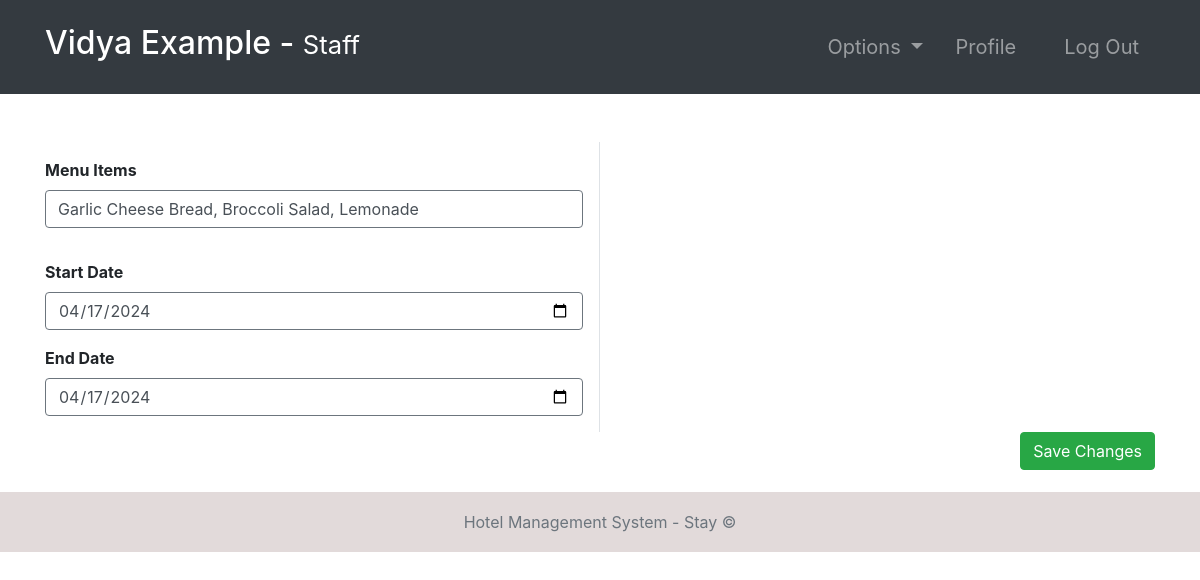
The app's page /food-menu/1/ (signed in) with its own data.
### hotel/models.py (models this page shows, shortened)
class FoodMenu(models.Model):
    startDate = models.DateField()
    endDate = models.DateField()
    menuItems = models.TextField()

### hotel/views.py (the view)
# urls.py: path('food-menu/<str:pk>/', food_menu_edit, name="food-menu-edit"),
@login_required(login_url='login')
def food_menu_edit(request, pk):
    role = str(request.user.groups.all()[0])
    path = role + "/"
    print(request.POST)
    food_menu = FoodMenu.objects.get(pk=pk)
    form1 = editFoodMenu(request.POST, instance=food_menu)
    if request.method == "POST":
        if form1.is_valid():
            form1.save()
            return redirect("food-menu")
    context = {
        "role": role,
        'food_menu': food_menu
    }
    return render(request, path + "food-menu-edit.html", context)

### Templates/staff/food-menu-edit.html
{% extends '../index.html' %}
{% block context %}
{% include '../common_pages/food-menu-edit.html' %}
{% endblock %}

### Templates/incs/nav.html (shortened to what this page needs)
<nav class="navbar navbar-dark bg-dark navbar-expand-lg py-3 " role="navigation">
    <div class="container">
        <a href="" class="navbar-brand">
            <h2 class="text-capitalize">
                {{ request.user.first_name }} {{ request.user.last_name }} -
                <small>
                    {{ role }}
                </small>
            </h2>
        </a>
        <div class="collapse navbar-collapse" id="navbarTags">
            <ul class="navbar-nav ml-auto">
                <li class="nav-item dropdown p-2">
                    <a class="nav-link dropdown-toggle" href="#" id="navbarDropdown" role="button"
                        data-toggle="dropdown" aria-haspopup="true" aria-expanded="false">
                        Options
                    </a>
                </li>
                <li class="nav-item mr-3 p-2">
                    {% if role == 'staff' or role == 'receptionist' or role == 'admin' or role == 'manager' %}
                    <a href="{% url 'employee-profile' user.id %}" class="nav-link">Profile</a>
                    {% endif %}
                </li>
                <li class="nav-item p-2 ">
                    <a href="{% url 'logout' %}" class="nav-link">Log Out</a>
                </li>
            </ul>
        </div>
    </div>
</nav>

### Templates/common_pages/food-menu-edit.html (shortened to what this page needs)
<div class="container clear-fix">
    <form action="" method="POST">
        <div class="row mt-5 clear-fix">
            <div class="col-6 pr-3 border-right">
                <div class="form-group pt-3">
                    <label for="menu_items"><b>Menu Items</b></label>
                    <input type="text" class="form-control border border-secondary" id="id_menu_items"
                        value="{{food_menu.menuItems}}" name="menuItems">
                </div>
                <div class="form-group pt-3">
                    <label for="start_date"><b>Start Date</b></label>
                    <input type="date" class="form-control border border-secondary" id="id_start_date" name="startDate"
                        value="{{food_menu.startDate|date:'Y-m-d'}}">
                </div>
                <div class="form-group">
                    <label for="end_date"><b>End Date</b></label>
                    <input type="date" class="form-control border border-secondary" id="id_endDate"
                        value="{{food_menu.endDate|date:'Y-m-d'}}" name="endDate">
                </div>
            </div>
        </div>
        <div class="clear-fix mb-5 pb-5">
            <button type="submit" name="submit" class="btn btn-success float-right">Save Changes</button>
        </div>
    </form>
</div>

### static/css/main.css (style rules this page uses)
* { margin: 0; padding: 0; -webkit-font-smoothing: antialiased; }
body { position: relative; }
nav .nav-item { font-size: 20px; }

### records on screen
FoodMenu: menuItems "Garlic Cheese Bread, Broccoli Salad, Lemonade", startDate "04/17/2024", endDate "04/17/2024"

### other values on screen
{{ request.user.first_name }} "Vidya"
{{ request.user.last_name }} "Example"
{{ role }} "Staff"
